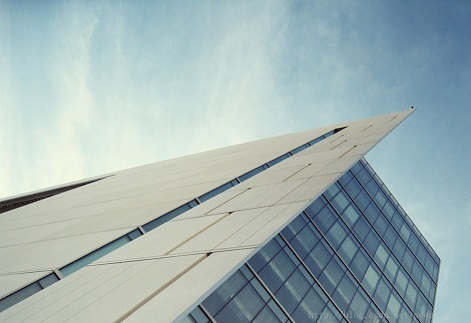
//> input picture opencvLearn-14-1/test/pic.jpg, 471 x 323 px
$ ./main   (built with g++ and OpenCV 4)
//> lines starting //> are read from the running program, lines starting //| are printed output that depends on the picture; after the words box and inside, x2 and y2 are one past the last pixel; in counts of white or black regions, pixels touching at a corner belong together
//-----------------------------------【程序说明】----------------------------------------------
//      程序名称:：《【OpenCV入门教程之十四】OpenCV霍夫变换：霍夫线变换，霍夫圆变换合辑 》 博文配套源码
//      开发所用IDE版本：Visual Studio 2010
//          开发所用OpenCV版本：   2.4.9
//      2014年5月26日 Created by 浅墨
//----------------------------------------------------------------------------------------------

//-----------------------------------【头文件包含部分】---------------------------------------
//      描述：包含程序所依赖的头文件
//----------------------------------------------------------------------------------------------
#include <iostream>
#include <opencv2/opencv.hpp>


//-----------------------------------【命名空间声明部分】--------------------------------------
//      描述：包含程序所使用的命名空间
//-----------------------------------------------------------------------------------------------
using namespace std;
using namespace cv;


//-----------------------------------【全局变量声明部分】--------------------------------------
//      描述：全局变量声明
//-----------------------------------------------------------------------------------------------
Mat g_srcImage, g_dstImage,g_midImage;//原始图、中间图和效果图
//变量接收的TrackBar位置参数
int g_nthreshold=100;

//-----------------------------------【全局函数声明部分】--------------------------------------
//      描述：全局函数声明
//-----------------------------------------------------------------------------------------------

static void on_HoughLines(int, void*);//回调函数
static void ShowHelpText();


//-----------------------------------【main( )函数】--------------------------------------------
//      描述：控制台应用程序的入口函数，我们的程序从这里开始
//-----------------------------------------------------------------------------------------------
int main( )
{
    //改变console字体颜色
    system("color 3F");

    ShowHelpText();

    //载入原始图和Mat变量定义
    Mat g_srcImage = imread("pic.jpg");  //工程目录下应该有一张名为1.jpg的素材图
//> g_srcImage is the input picture: 323 rows x 471 cols, CV_8UC3; mean B, G, R 179, 178.3, 159.7

    //显示原始图
    imshow("【原始图】", g_srcImage);

    //创建滚动条
    namedWindow("【效果图】",1);
    createTrackbar("值", "【效果图】",&g_nthreshold,200,on_HoughLines);

    //进行边缘检测和转化为灰度图
    Canny(g_srcImage, g_midImage, 50, 200, 3);//进行一次canny边缘检测
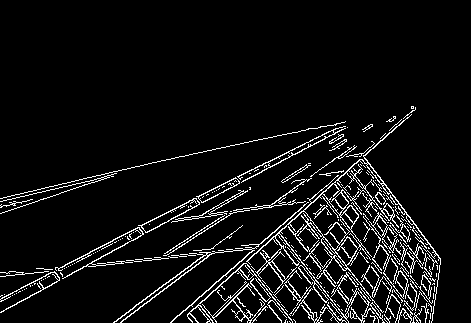
//> g_midImage: 323 rows x 471 cols, CV_8UC1; 6.6% white in thin lines or dots, all inside (x1, y1, x2, y2) = (0, 106, 441, 323)
    cvtColor(g_midImage,g_dstImage, COLOR_GRAY2BGR);//转化边缘检测后的图为灰度图

    //调用一次回调函数，调用一次HoughLinesP函数
    on_HoughLines(0,0);

    //显示效果图
    imshow("【效果图】", g_dstImage);


    waitKey(0);

    return 0;

}


//-----------------------------------【on_HoughLines( )函数】--------------------------------
//      描述：【顶帽运算/黑帽运算】窗口的回调函数
//----------------------------------------------------------------------------------------------
static void on_HoughLines(int, void*)
{
    //定义局部变量储存全局变量
     Mat dstImage=g_dstImage.clone();
     Mat midImage=g_midImage.clone();

     //调用HoughLinesP函数
     vector<Vec4i> mylines;
    HoughLinesP(midImage, mylines, 1, CV_PI/180, g_nthreshold+1, 50, 10 );
//> mylines = 24 lines (x1, y1, x2, y2), first 8: [187, 315, 415, 109], [2, 297, 328, 131], [83, 266, 345, 126], [198, 297, 343, 170], [84, 266, 260, 248], [88, 264, 265, 245], [0, 198, 258, 139], [252, 322, 375, 175]

    //循环遍历绘制每一条线段
    for( size_t i = 0; i < mylines.size(); i++ )
    {
        Vec4i l = mylines[i];
        line( dstImage, Point(l[0], l[1]), Point(l[2], l[3]), Scalar(23,180,55), 1, LINE_AA);
    }
//> this loop made 24 passes
//> l on passes 1 to 12: [187, 315, 415, 109], [2, 297, 328, 131], [83, 266, 345, 126], [198, 297, 343, 170], [84, 266, 260, 248], [88, 264, 265, 245], [0, 198, 258, 139], [252, 322, 375, 175], [319, 127, 437, 284], [114, 322, 241, 226], [206, 322, 341, 187], [122, 320, 209, 254]
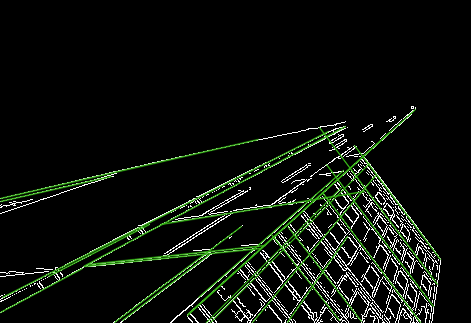
//> dstImage: 323 rows x 471 cols, CV_8UC3; mean B, G, R 12.3, 17.9, 13.4
    //显示图像
    imshow("【效果图】",dstImage);
}

//-----------------------------------【ShowHelpText( )函数】----------------------------------
//      描述：输出一些帮助信息
//----------------------------------------------------------------------------------------------
static void ShowHelpText()
{
    //输出一些帮助信息
    printf("\n\n\n\t请调整滚动条观察图像效果~\n\n");
}
